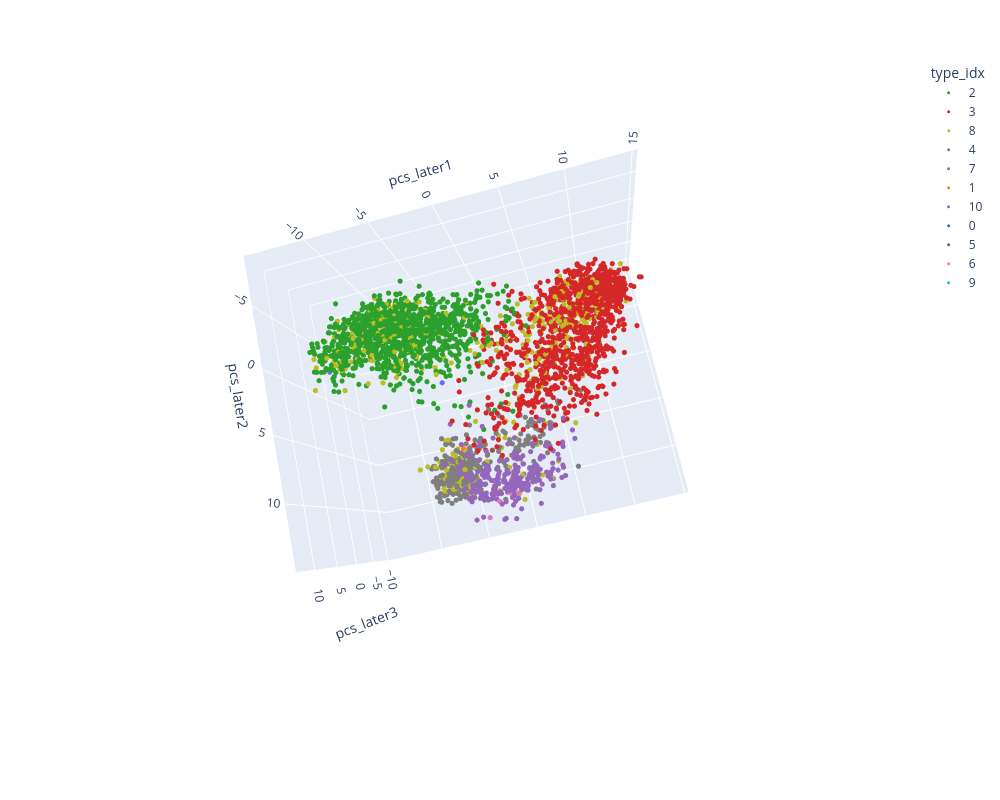

The notebook cell this image was saved under:
### Code cell
import plotly.express as px

mpl_colors = {
    '0': '#1f77b4', '1': '#ff7f0e', '2': '#2ca02c', '3': '#d62728', '4': '#9467bd',
    '5': '#8c564b', '6': '#e377c2', '7': '#7f7f7f', '8': '#bcbd22', '9': '#17becf'
}

df = pd.DataFrame()
df['pcs_later1'] = pcs[:,0]
df['pcs_later2'] = pcs[:,1]
df['pcs_later3'] = pcs[:,2]
df['type_idx'] = sca.types_idx.astype(str)

fig = px.scatter_3d(df, x='pcs_later1', y='pcs_later2', z='pcs_later3',
                      color='type_idx', 
                      color_discrete_map=mpl_colors,
                   )
fig.update_traces(marker_size=3) 
fig.update_layout(width=1000, height=800)

fig.update_scenes(xaxis_autorange="reversed") 
fig.update_layout(scene_dragmode='orbit')
fig.show()

### Figure 1 — Plotly figure (JSON) as saved in the notebook; plotly's stock layout.template omitted (floating-point values rounded to 4 significant figures; data arrays with more than 128 entries replaced by an {"elided": "..."} marker saying what was removed)
{"data": [{"hovertemplate": "type_idx=2<br>pcs_later1=%{x}<br>pcs_later2=%{y}<br>pcs_later3=%{z}<extra></extra>", "legendgroup": "2", "marker": {"color": "#2ca02c", "size": 3, "symbol": "circle"}, "mode": "markers", "name": "2", "scene": "scene", "showlegend": true, "type": "scatter3d", "x": {"elided": "1077 float values"}, "y": {"elided": "1077 float values"}, "z": {"elided": "1077 float values"}}, {"hovertemplate": "type_idx=3<br>pcs_later1=%{x}<br>pcs_later2=%{y}<br>pcs_later3=%{z}<extra></extra>", "legendgroup": "3", "marker": {"color": "#d62728", "size": 3, "symbol": "circle"}, "mode": "markers", "name": "3", "scene": "scene", "showlegend": true, "type": "scatter3d", "x": {"elided": "1074 float values"}, "y": {"elided": "1074 float values"}, "z": {"elided": "1074 float values"}}, {"hovertemplate": "type_idx=8<br>pcs_later1=%{x}<br>pcs_later2=%{y}<br>pcs_later3=%{z}<extra></extra>", "legendgroup": "8", "marker": {"color": "#bcbd22", "size": 3, "symbol": "circle"}, "mode": "markers", "name": "8", "scene": "scene", "showlegend": true, "type": "scatter3d", "x": {"elided": "468 float values"}, "y": {"elided": "468 float values"}, "z": {"elided": "468 float values"}}, {"hovertemplate": "type_idx=4<br>pcs_later1=%{x}<br>pcs_later2=%{y}<br>pcs_later3=%{z}<extra></extra>", "legendgroup": "4", "marker": {"color": "#9467bd", "size": 3, "symbol": "circle"}, "mode": "markers", "name": "4", "scene": "scene", "showlegend": true, "type": "scatter3d", "x": {"elided": "230 float values"}, "y": {"elided": "230 float values"}, "z": {"elided": "230 float values"}}, {"hovertemplate": "type_idx=7<br>pcs_later1=%{x}<br>pcs_later2=%{y}<br>pcs_later3=%{z}<extra></extra>", "legendgroup": "7", "marker": {"color": "#7f7f7f", "size": 3, "symbol": "circle"}, "mode": "markers", "name": "7", "scene": "scene", "showlegend": true, "type": "scatter3d", "x": {"elided": "327 float values"}, "y": {"elided": "327 float values"}, "z": {"elided": "327 float values"}}, {"hovertemplate": "type_idx=1<br>pcs_later1=%{x}<br>pcs_later2=%{y}<br>pcs_later3=%{z}<extra></extra>", "legendgroup": "1", "marker": {"color": "#ff7f0e", "size": 3, "symbol": "circle"}, "mode": "markers", "name": "1", "scene": "scene", "showlegend": true, "type": "scatter3d", "x": [-9.126, 8.871, -6.757, -5.233, 7.699, 5.319, -6.489, -5.882, 10.85, -6.252, 7.631, -5.887], "y": [-4.726, -2.706, 9.196, 5.759, 0.5123, -3.33, 10.13, 6.986, -4.609, 5.495, -2.195, 9.1], "z": [-0.1957, -2.446, -9.412, -10.37, -1.81, -3.994, -7.823, -8.034, -2.863, -6.634, -3.627, -8.255]}, {"hovertemplate": "type_idx=10<br>pcs_later1=%{x}<br>pcs_later2=%{y}<br>pcs_later3=%{z}<extra></extra>", "legendgroup": "10", "marker": {"color": "#636efa", "size": 3, "symbol": "circle"}, "mode": "markers", "name": "10", "scene": "scene", "showlegend": true, "type": "scatter3d", "x": [-11.92, -4.84], "y": [-0.4002, 0.2565], "z": [6.997, -3.633]}, {"hovertemplate": "type_idx=0<br>pcs_later1=%{x}<br>pcs_later2=%{y}<br>pcs_later3=%{z}<extra></extra>", "legendgroup": "0", "marker": {"color": "#1f77b4", "size": 3, "symbol": "circle"}, "mode": "markers", "name": "0", "scene": "scene", "showlegend": true, "type": "scatter3d", "x": [5.466], "y": [0.2031], "z": [-7.008]}, {"hovertemplate": "type_idx=5<br>pcs_later1=%{x}<br>pcs_later2=%{y}<br>pcs_later3=%{z}<extra></extra>", "legendgroup": "5", "marker": {"color": "#8c564b", "size": 3, "symbol": "circle"}, "mode": "markers", "name": "5", "scene": "scene", "showlegend": true, "type": "scatter3d", "x": [-0.6997, 0.5447], "y": [8.491, 4.576], "z": [4.087, -0.4378]}, {"hovertemplate": "type_idx=6<br>pcs_later1=%{x}<br>pcs_later2=%{y}<br>pcs_later3=%{z}<extra></extra>", "legendgroup": "6", "marker": {"color": "#e377c2", "size": 3, "symbol": "circle"}, "mode": "markers", "name": "6", "scene": "scene", "showlegend": true, "type": "scatter3d", "x": [-2.163, 0.4768, -1.473, -0.499], "y": [13.68, 12.23, 12.39, 11.84], "z": [3.268, 2.811, 0.2473, -0.2629]}, {"hovertemplate": "type_idx=9<br>pcs_later1=%{x}<br>pcs_later2=%{y}<br>pcs_later3=%{z}<extra></extra>", "legendgroup": "9", "marker": {"color": "#17becf", "size": 3, "symbol": "circle"}, "mode": "markers", "name": "9", "scene": "scene", "showlegend": true, "type": "scatter3d", "x": [-4.347], "y": [8.074], "z": [-9.198]}], "layout": {"height": 800, "legend": {"title": {"text": "type_idx"}, "tracegroupgap": 0}, "margin": {"t": 60}, "scene": {"aspectmode": "auto", "aspectratio": {"x": 1.125, "y": 0.8866, "z": 1.003}, "camera": {"center": {"x": 0, "y": 0, "z": 0}, "eye": {"x": -0.2463, "y": 0.5161, "z": 2.521}, "projection": {"type": "perspective"}, "up": {"x": -0.2387, "y": -0.9557, "z": 0.1724}}, "domain": {"x": [0, 1], "y": [0, 1]}, "dragmode": "orbit", "xaxis": {"autorange": "reversed", "title": {"text": "pcs_later1"}, "type": "linear"}, "yaxis": {"title": {"text": "pcs_later2"}, "type": "linear"}, "zaxis": {"title": {"text": "pcs_later3"}, "type": "linear"}}, "width": 1000}}
